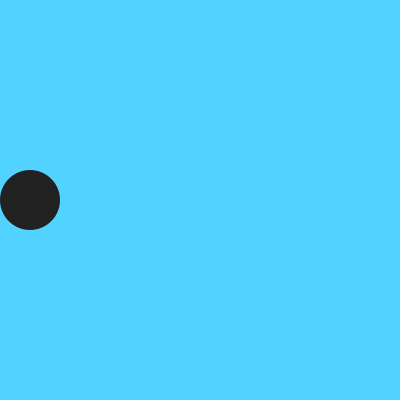
Frame 1 (no input)
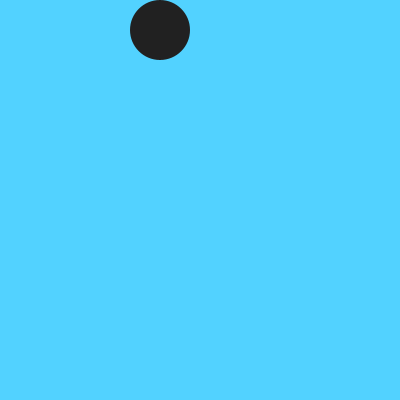
Frame 60 (the mouse pressed at the canvas centre just before this capture)
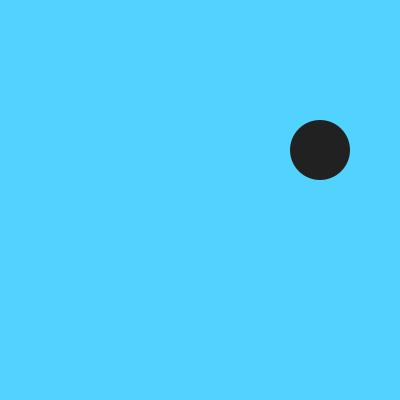
Frame 120 (the mouse held since frame 60 and released just before this capture)

The Processing sketch that drew these frames (run headless with seeded random() and noise(); from frame 60 on, the mouse is pressed at the canvas centre):

// Processing sketch: processing_33071
// ── processing_33071.pde

int circleX = 30;
int circleY = 200;
int velX = 10;
int velY = 10;
int rad = 60;

//float r,g,b;

void setup(){
  size(400, 400);
  frameRate(60);
}

void draw(){
  background(82, 210, 255);
  fill(33, 33, 33);
  noStroke();
  smooth();  
  ellipse(circleX, circleY, rad, rad);
  
  circleY = circleY + velY;
  circleX = circleX + velX;
  
  if(circleY >= width-10 || circleY <= 0){ 
      velY = -velY;
   }else if(circleY == 10){
      velY = -velY;
   }
   
   if(circleX >= height-10 || circleX <= 0){ 
      velX = -velX;
   }else if(circleX == 10){
      velX = -velX;
   }
}
